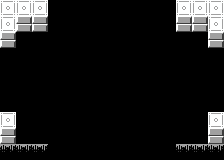

A level layout from a 2D game, rendered from its tile map. Below: a short description, then the map file with its tile-grid data intact:
An orthogonal 14x10 tile map with 16x16 px tiles, 1 tile layer (Tile Layer 1).

<map version="1.9" tiledversion="1.9.0" orientation="orthogonal" renderorder="right-down" width="14" height="10" tilewidth="16" tileheight="16" infinite="0" nextlayerid="2" nextobjectid="1">
 <tileset firstgid="1" source="../room_tileset.tsx" />
 <layer id="1" name="Tile Layer 1" width="14" height="10">
  <data encoding="csv">
4,4,4,1,1,1,1,1,1,1,1,4,4,4,
4,3,3,1,1,1,1,1,1,1,1,3,3,4,
3,1,1,1,1,1,1,1,1,1,1,1,1,3,
1,1,1,1,1,1,1,1,1,1,1,1,1,1,
1,1,1,1,1,1,1,1,1,1,1,1,1,1,
1,1,1,1,1,1,1,1,1,1,1,1,1,1,
1,1,1,1,1,1,1,1,1,1,1,1,1,1,
4,1,1,1,1,1,1,1,1,1,1,1,1,4,
3,1,1,1,1,1,1,1,1,1,1,1,1,3,
5,5,5,1,1,1,1,1,1,1,1,5,5,5
</data>
 </layer>
</map>
